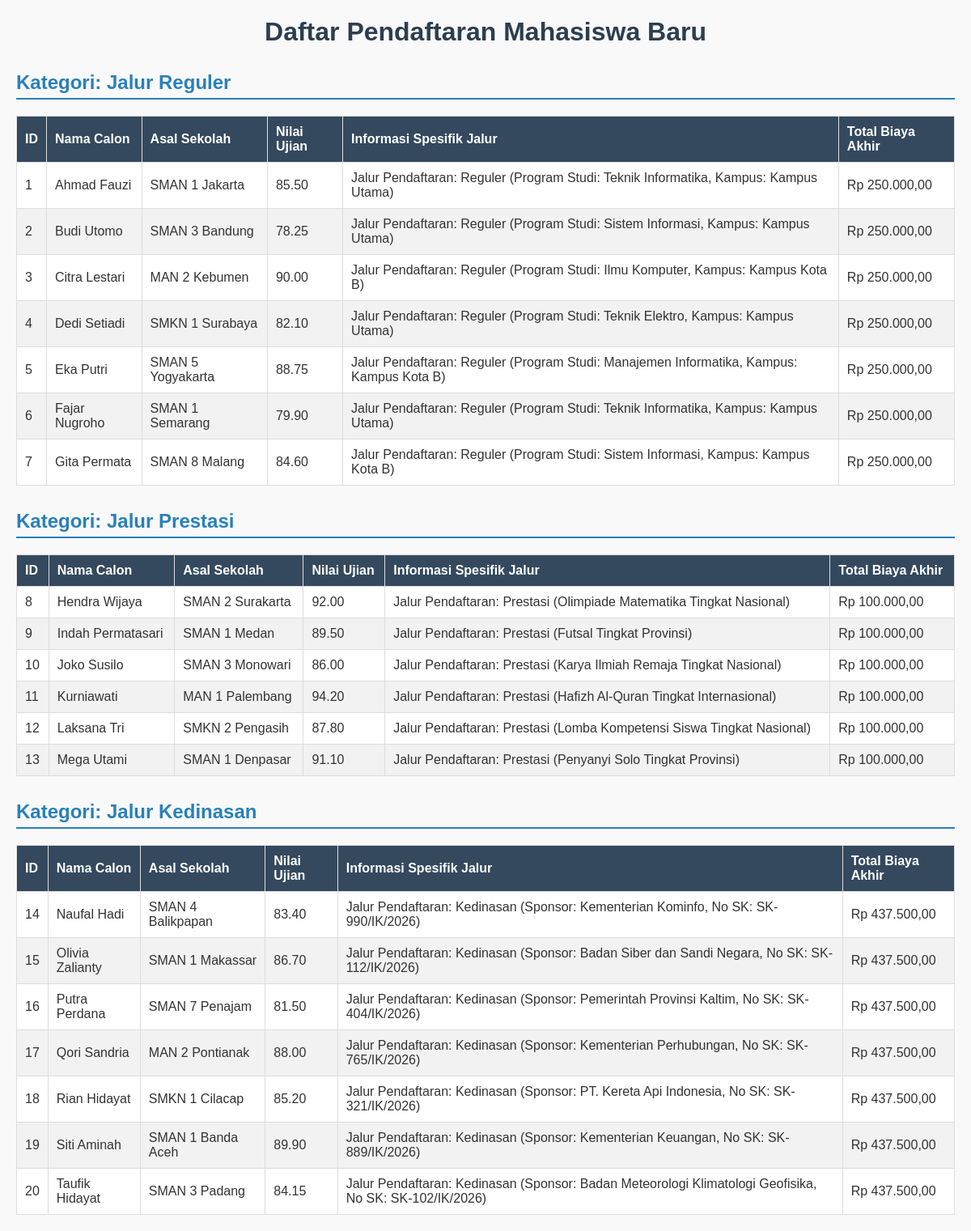
The page / on the database its author committed.
### tables this page shows
CREATE TABLE `tabel_pendaftaran` (
  `id_pendaftaran` int(11) NOT NULL,
  `nama_calon` varchar(100) NOT NULL,
  `asal_sekolah` varchar(100) NOT NULL,
  `nilai_ujian` decimal(5,2) NOT NULL,
  `biaya_pendaftaran_dasar` decimal(10,2) NOT NULL,
  `jalur_pendaftaran` enum('Reguler','Prestasi','Kedinasan') NOT NULL,
  `pilihan_prodi` varchar(50) DEFAULT NULL,
  `lokasi_kampus` varchar(50) DEFAULT NULL,
  `jenis_prestasi` varchar(50) DEFAULT NULL,
  `tingkat_prestasi` varchar(30) DEFAULT NULL,
  `sk_ikatan_dinas` varchar(50) DEFAULT NULL,
  `instansi_sponsor` varchar(100) DEFAULT NULL
);

### PendaftaranReguler.php (called while the page is built, shortened)
<?php
require_once 'Pendaftaran.php';
class PendaftaranReguler extends Pendaftaran {
    protected $pilihanProdi;
    protected $lokasiKampus;
    public function __construct($id, $nama, $sekolah, $nilai, $biayaDasar, $prodi, $kampus) {
        $this->pilihanProdi = $prodi;
        $this->lokasiKampus = $kampus;
    }
    public static function getDaftarReguler($db) {
        $query = "SELECT id_pendaftaran, nama_calon, asal_sekolah, nilai_ujian, biaya_pendaftaran_dasar, jalur_pendaftaran, pilihan_prodi, lokasi_kampus FROM tabel_pendaftaran WHERE jalur_pendaftaran = 'Reguler'";
        $statement = $db->prepare($query);
        $statement->execute();
        return $statement->fetchAll(PDO::FETCH_ASSOC);
    }
    public function hitungTotalBiaya() {
        return $this->biayaPendaftaranDasar;
    }
    public function tampilkanInfoJalur() {
        return "Jalur Pendaftaran: Reguler (Program Studi: " . $this->pilihanProdi . ", Kampus: " . $this->lokasiKampus . ")";
    }
}
?>

### Pendaftaran.php (called while the page is built, shortened)
<?php
abstract class Pendaftaran {
    public function __construct($id, $nama, $sekolah, $nilai, $biayaDasar) {
        $this->biayaPendaftaranDasar = $biayaDasar;
    }
}
?>

### PendaftaranPrestasi.php (called while the page is built, shortened)
<?php
require_once 'Pendaftaran.php';
class PendaftaranPrestasi extends Pendaftaran {
    protected $jenisPrestasi;
    protected $tingkatPrestasi;
    public function __construct($id, $nama, $sekolah, $nilai, $biayaDasar, $jenis, $tingkat) {
        $this->jenisPrestasi = $jenis;
        $this->tingkatPrestasi = $tingkat;
    }
    public static function getDaftarPrestasi($db) {
        $query = "SELECT id_pendaftaran, nama_calon, asal_sekolah, nilai_ujian, biaya_pendaftaran_dasar, jalur_pendaftaran, jenis_prestasi, tingkat_prestasi FROM tabel_pendaftaran WHERE jalur_pendaftaran = 'Prestasi'";
        $statement = $db->prepare($query);
        $statement->execute();
        return $statement->fetchAll(PDO::FETCH_ASSOC);
    }
    public function hitungTotalBiaya() {
        return $this->biayaPendaftaranDasar - 50000;
    }
    public function tampilkanInfoJalur() {
        return "Jalur Pendaftaran: Prestasi (" . $this->jenisPrestasi . " Tingkat " . $this->tingkatPrestasi . ")";
    }
}
?>

### PendaftaranKedinasan.php (called while the page is built, shortened)
<?php
require_once 'Pendaftaran.php';
class PendaftaranKedinasan extends Pendaftaran {
    protected $skIkatanDinas;
    protected $instansiSponsor;
    public function __construct($id, $nama, $sekolah, $nilai, $biayaDasar, $skDinas, $sponsor) {
        $this->skIkatanDinas = $skDinas;
        $this->instansiSponsor = $sponsor;
    }
    public static function getDaftarKedinasan($db) {
        $query = "SELECT id_pendaftaran, nama_calon, asal_sekolah, nilai_ujian, biaya_pendaftaran_dasar, jalur_pendaftaran, sk_ikatan_dinas, instansi_sponsor FROM tabel_pendaftaran WHERE jalur_pendaftaran = 'Kedinasan'";
        $statement = $db->prepare($query);
        $statement->execute();
        return $statement->fetchAll(PDO::FETCH_ASSOC);
    }
    public function hitungTotalBiaya() {
        return $this->biayaPendaftaranDasar * 1.25;
    }
    public function tampilkanInfoJalur() {
        return "Jalur Pendaftaran: Kedinasan (Sponsor: " . $this->instansiSponsor . ", No SK: " . $this->skIkatanDinas . ")";
    }
}
?>

### index.php (the view, shortened to what this page needs)
<?php
require_once 'database.php';
require_once 'PendaftaranReguler.php';
require_once 'PendaftaranPrestasi.php';
require_once 'PendaftaranKedinasan.php';
try {
    $dataReguler   = PendaftaranReguler::getDaftarReguler($pdo);
    $dataPrestasi  = PendaftaranPrestasi::getDaftarPrestasi($pdo);
    $dataKedinasan = PendaftaranKedinasan::getDaftarKedinasan($pdo);
} catch (PDOException $e) {
    die("Gagal mengambil data antarmuka: " . $e->getMessage());
}
?>
<!DOCTYPE html>
<html lang="id">
<head>
</head>
<body>
    <h1>Daftar Pendaftaran Mahasiswa Baru</h1>
    <h2>Kategori: Jalur Reguler</h2>
    <table>
        <thead>
            <tr>
                <th>ID</th>
                <th>Nama Calon</th>
                <th>Asal Sekolah</th>
                <th>Nilai Ujian</th>
                <th>Informasi Spesifik Jalur</th>
                <th>Total Biaya Akhir</th>
            </tr>
        </thead>
        <tbody>
            <?php foreach ($dataReguler as $row): ?>
                <?php
                $objekReguler = new PendaftaranReguler(
                    $row['id_pendaftaran'],
                    $row['nama_calon'],
                    $row['asal_sekolah'],
                    $row['nilai_ujian'],
                    $row['biaya_pendaftaran_dasar'],
                    $row['pilihan_prodi'],
                    $row['lokasi_kampus']
                );
                ?>
                <tr>
                    <td><?= htmlspecialchars($row['id_pendaftaran']) ?></td>
                    <td><?= htmlspecialchars($row['nama_calon']) ?></td>
                    <td><?= htmlspecialchars($row['asal_sekolah']) ?></td>
                    <td><?= htmlspecialchars($row['nilai_ujian']) ?></td>
                    <td><?= htmlspecialchars($objekReguler->tampilkanInfoJalur()) ?></td>
                    <td>Rp <?= number_format($objekReguler->hitungTotalBiaya(), 2, ',', '.') ?></td>
                </tr>
            <?php endforeach; ?>
        </tbody>
    </table>
    <h2>Kategori: Jalur Prestasi</h2>
    <table>
        <thead>
            <tr>
                <th>ID</th>
                <th>Nama Calon</th>
                <th>Asal Sekolah</th>
                <th>Nilai Ujian</th>
                <th>Informasi Spesifik Jalur</th>
                <th>Total Biaya Akhir</th>
            </tr>
        </thead>
        <tbody>
            <?php foreach ($dataPrestasi as $row): ?>
                <?php
                $objekPrestasi = new PendaftaranPrestasi(
                    $row['id_pendaftaran'],
                    $row['nama_calon'],
                    $row['asal_sekolah'],
                    $row['nilai_ujian'],
                    $row['biaya_pendaftaran_dasar'],
                    $row['jenis_prestasi'],
                    $row['tingkat_prestasi']
                );
                ?>
                <tr>
                    <td><?= htmlspecialchars($row['id_pendaftaran']) ?></td>
                    <td><?= htmlspecialchars($row['nama_calon']) ?></td>
                    <td><?= htmlspecialchars($row['asal_sekolah']) ?></td>
                    <td><?= htmlspecialchars($row['nilai_ujian']) ?></td>
                    <td><?= htmlspecialchars($objekPrestasi->tampilkanInfoJalur()) ?></td>
                    <td>Rp <?= number_format($objekPrestasi->hitungTotalBiaya(), 2, ',', '.') ?></td>
                </tr>
            <?php endforeach; ?>
        </tbody>
    </table>
    <h2>Kategori: Jalur Kedinasan</h2>
    <table>
        <thead>
            <tr>
                <th>ID</th>
                <th>Nama Calon</th>
                <th>Asal Sekolah</th>
                <th>Nilai Ujian</th>
                <th>Informasi Spesifik Jalur</th>
                <th>Total Biaya Akhir</th>
            </tr>
        </thead>
        <tbody>
            <?php foreach ($dataKedinasan as $row): ?>
                <?php
                $objekKedinasan = new PendaftaranKedinasan(
                    $row['id_pendaftaran'],
                    $row['nama_calon'],
                    $row['asal_sekolah'],
                    $row['nilai_ujian'],
                    $row['biaya_pendaftaran_dasar'],
                    $row['sk_ikatan_dinas'],
                    $row['instansi_sponsor']
                );
                ?>
                <tr>
                    <td><?= htmlspecialchars($row['id_pendaftaran']) ?></td>
                    <td><?= htmlspecialchars($row['nama_calon']) ?></td>
                    <td><?= htmlspecialchars($row['asal_sekolah']) ?></td>
                    <td><?= htmlspecialchars($row['nilai_ujian']) ?></td>
                    <td><?= htmlspecialchars($objekKedinasan->tampilkanInfoJalur()) ?></td>
                    <td>Rp <?= number_format($objekKedinasan->hitungTotalBiaya(), 2, ',', '.') ?></td>
                </tr>
            <?php endforeach; ?>
        </tbody>
    </table>
</body>
</html>

### index.php (style rules this page uses)
body { font-family: Arial, sans-serif; margin: 20px; background-color: #f9f9f9; color: #333; }
h1 { text-align: center; color: #2c3e50; }
h2 { margin-top: 30px; color: #2980b9; border-bottom: 2px solid #2980b9; padding-bottom: 5px; }
table { width: 100%; border-collapse: collapse; margin-top: 10px; background-color: #fff; }
th, td { border: 1px solid #ddd; padding: 10px; text-align: left; }
th { background-color: #34495e; color: #fff; }
tr:nth-child(even) { background-color: #f2f2f2; }

### rows shown on the page
tabel_pendaftaran: id_pendaftaran "1", nama_calon "Ahmad Fauzi", asal_sekolah "SMAN 1 Jakarta", nilai_ujian "85.50", $objekReguler->tampilkanInfoJalur() "Jalur Pendaftaran: Reguler (Program Studi: Teknik Informatika, Kampus: Kampus Utama)", biaya_pendaftaran_dasar "250.000,00"
tabel_pendaftaran: id_pendaftaran "2", nama_calon "Budi Utomo", asal_sekolah "SMAN 3 Bandung", nilai_ujian "78.25", $objekReguler->tampilkanInfoJalur() "Jalur Pendaftaran: Reguler (Program Studi: Sistem Informasi, Kampus: Kampus Utama)", biaya_pendaftaran_dasar "250.000,00"
tabel_pendaftaran: id_pendaftaran "3", nama_calon "Citra Lestari", asal_sekolah "MAN 2 Kebumen", nilai_ujian "90.00", $objekReguler->tampilkanInfoJalur() "Jalur Pendaftaran: Reguler (Program Studi: Ilmu Komputer, Kampus: Kampus Kota B)", biaya_pendaftaran_dasar "250.000,00"
tabel_pendaftaran: id_pendaftaran "4", nama_calon "Dedi Setiadi", asal_sekolah "SMKN 1 Surabaya", nilai_ujian "82.10", $objekReguler->tampilkanInfoJalur() "Jalur Pendaftaran: Reguler (Program Studi: Teknik Elektro, Kampus: Kampus Utama)", biaya_pendaftaran_dasar "250.000,00"
tabel_pendaftaran: id_pendaftaran "5", nama_calon "Eka Putri", asal_sekolah "SMAN 5 Yogyakarta", nilai_ujian "88.75", $objekReguler->tampilkanInfoJalur() "Jalur Pendaftaran: Reguler (Program Studi: Manajemen Informatika, Kampus: Kampus Kota B)", biaya_pendaftaran_dasar "250.000,00"
tabel_pendaftaran: id_pendaftaran "6", nama_calon "Fajar Nugroho", asal_sekolah "SMAN 1 Semarang", nilai_ujian "79.90", $objekReguler->tampilkanInfoJalur() "Jalur Pendaftaran: Reguler (Program Studi: Teknik Informatika, Kampus: Kampus Utama)", biaya_pendaftaran_dasar "250.000,00"
tabel_pendaftaran: id_pendaftaran "7", nama_calon "Gita Permata", asal_sekolah "SMAN 8 Malang", nilai_ujian "84.60", $objekReguler->tampilkanInfoJalur() "Jalur Pendaftaran: Reguler (Program Studi: Sistem Informasi, Kampus: Kampus Kota B)", biaya_pendaftaran_dasar "250.000,00"
tabel_pendaftaran: id_pendaftaran "8", nama_calon "Hendra Wijaya", asal_sekolah "SMAN 2 Surakarta", nilai_ujian "92.00", $objekPrestasi->tampilkanInfoJalur() "Jalur Pendaftaran: Prestasi (Olimpiade Matematika Tingkat Nasional)", biaya_pendaftaran_dasar "100.000,00"
tabel_pendaftaran: id_pendaftaran "9", nama_calon "Indah Permatasari", asal_sekolah "SMAN 1 Medan", nilai_ujian "89.50", $objekPrestasi->tampilkanInfoJalur() "Jalur Pendaftaran: Prestasi (Futsal Tingkat Provinsi)", biaya_pendaftaran_dasar "100.000,00"
tabel_pendaftaran: id_pendaftaran "10", nama_calon "Joko Susilo", asal_sekolah "SMAN 3 Monowari", nilai_ujian "86.00", $objekPrestasi->tampilkanInfoJalur() "Jalur Pendaftaran: Prestasi (Karya Ilmiah Remaja Tingkat Nasional)", biaya_pendaftaran_dasar "100.000,00"
tabel_pendaftaran: id_pendaftaran "11", nama_calon "Kurniawati", asal_sekolah "MAN 1 Palembang", nilai_ujian "94.20", $objekPrestasi->tampilkanInfoJalur() "Jalur Pendaftaran: Prestasi (Hafizh Al-Quran Tingkat Internasional)", biaya_pendaftaran_dasar "100.000,00"
tabel_pendaftaran: id_pendaftaran "12", nama_calon "Laksana Tri", asal_sekolah "SMKN 2 Pengasih", nilai_ujian "87.80", $objekPrestasi->tampilkanInfoJalur() "Jalur Pendaftaran: Prestasi (Lomba Kompetensi Siswa Tingkat Nasional)", biaya_pendaftaran_dasar "100.000,00"
tabel_pendaftaran: id_pendaftaran "13", nama_calon "Mega Utami", asal_sekolah "SMAN 1 Denpasar", nilai_ujian "91.10", $objekPrestasi->tampilkanInfoJalur() "Jalur Pendaftaran: Prestasi (Penyanyi Solo Tingkat Provinsi)", biaya_pendaftaran_dasar "100.000,00"
tabel_pendaftaran: id_pendaftaran "14", nama_calon "Naufal Hadi", asal_sekolah "SMAN 4 Balikpapan", nilai_ujian "83.40", $objekKedinasan->tampilkanInfoJalur() "Jalur Pendaftaran: Kedinasan (Sponsor: Kementerian Kominfo, No SK: SK-990/IK/2026)", biaya_pendaftaran_dasar "437.500,00"
tabel_pendaftaran: id_pendaftaran "15", nama_calon "Olivia Zalianty", asal_sekolah "SMAN 1 Makassar", nilai_ujian "86.70", $objekKedinasan->tampilkanInfoJalur() "Jalur Pendaftaran: Kedinasan (Sponsor: Badan Siber dan Sandi Negara, No SK: SK-112/IK/2026)", biaya_pendaftaran_dasar "437.500,00"
tabel_pendaftaran: id_pendaftaran "16", nama_calon "Putra Perdana", asal_sekolah "SMAN 7 Penajam", nilai_ujian "81.50", $objekKedinasan->tampilkanInfoJalur() "Jalur Pendaftaran: Kedinasan (Sponsor: Pemerintah Provinsi Kaltim, No SK: SK-404/IK/2026)", biaya_pendaftaran_dasar "437.500,00"
tabel_pendaftaran: id_pendaftaran "17", nama_calon "Qori Sandria", asal_sekolah "MAN 2 Pontianak", nilai_ujian "88.00", $objekKedinasan->tampilkanInfoJalur() "Jalur Pendaftaran: Kedinasan (Sponsor: Kementerian Perhubungan, No SK: SK-765/IK/2026)", biaya_pendaftaran_dasar "437.500,00"
tabel_pendaftaran: id_pendaftaran "18", nama_calon "Rian Hidayat", asal_sekolah "SMKN 1 Cilacap", nilai_ujian "85.20", $objekKedinasan->tampilkanInfoJalur() "Jalur Pendaftaran: Kedinasan (Sponsor: PT. Kereta Api Indonesia, No SK: SK-321/IK/2026)", biaya_pendaftaran_dasar "437.500,00"
tabel_pendaftaran: id_pendaftaran "19", nama_calon "Siti Aminah", asal_sekolah "SMAN 1 Banda Aceh", nilai_ujian "89.90", $objekKedinasan->tampilkanInfoJalur() "Jalur Pendaftaran: Kedinasan (Sponsor: Kementerian Keuangan, No SK: SK-889/IK/2026)", biaya_pendaftaran_dasar "437.500,00"
tabel_pendaftaran: id_pendaftaran "20", nama_calon "Taufik Hidayat", asal_sekolah "SMAN 3 Padang", nilai_ujian "84.15", $objekKedinasan->tampilkanInfoJalur() "Jalur Pendaftaran: Kedinasan (Sponsor: Badan Meteorologi Klimatologi Geofisika, No SK: SK-102/IK/2026)", biaya_pendaftaran_dasar "437.500,00"
